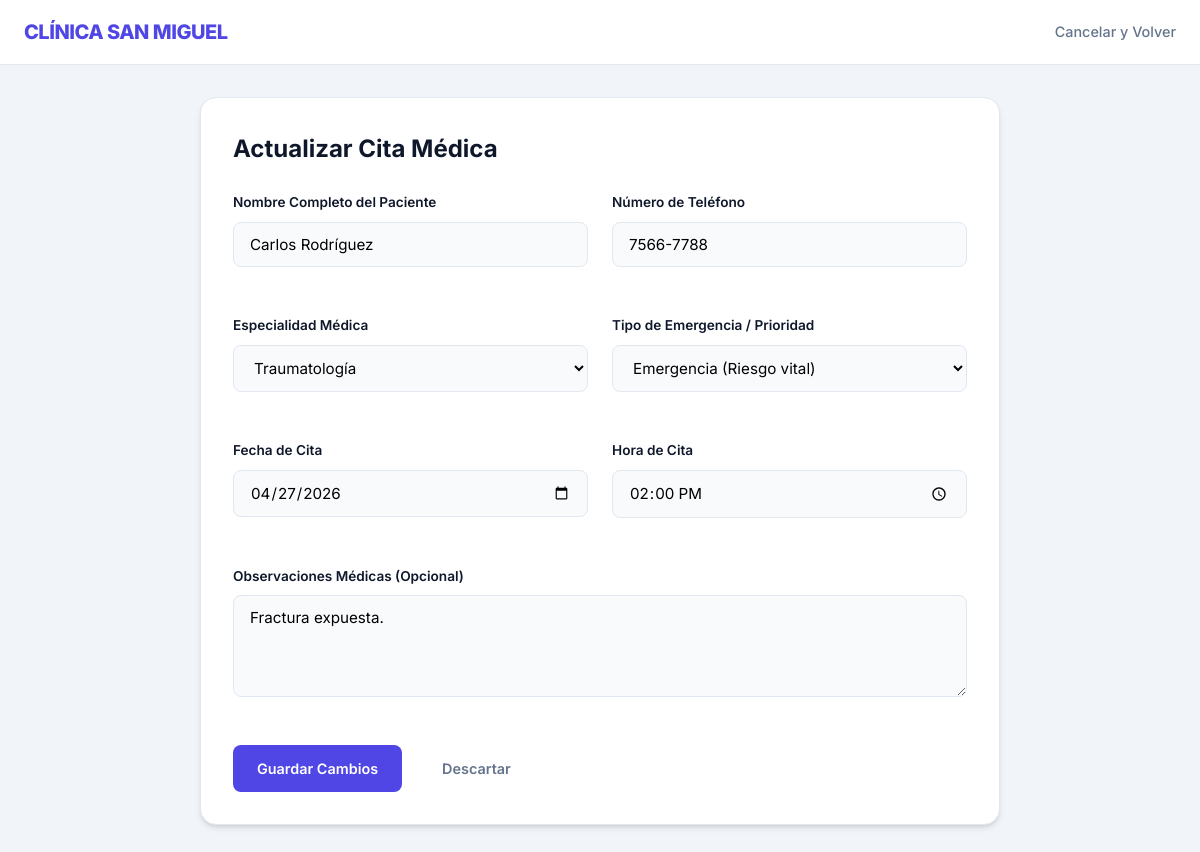
Screenshot of /gestion.php?edit=2 (signed in) with the database file from the repository.
### tables this page shows
CREATE TABLE `citas` (
  `id` int(11) NOT NULL,
  `paciente` varchar(150) NOT NULL,
  `telefono` varchar(20) NOT NULL,
  `id_especialidad` int(11) NOT NULL,
  `fecha` date NOT NULL,
  `hora` time NOT NULL,
  `urgencia` enum('Normal','Alta','Emergencia') NOT NULL DEFAULT 'Normal',
  `observaciones` text DEFAULT NULL
);

CREATE TABLE `especialidades` (
  `id` int(11) NOT NULL,
  `nombre` varchar(100) NOT NULL,
  `descripcion` text NOT NULL,
  `costo_consulta` decimal(10,2) NOT NULL
);

### gestion.php (the view, shortened to what this page needs)
<?php
require_once 'db.php';
$edit_data = null;
if (isset($_GET['edit'])) {
    $id = intval($_GET['edit']);
    $res = $conn->query("SELECT * FROM citas WHERE id = $id");
    $edit_data = $res->fetch_assoc();
}
$especialidades_res = $conn->query("SELECT * FROM especialidades ORDER BY nombre ASC");
?>
<!DOCTYPE html>
<html lang="es">
<head>
    <link rel="stylesheet" href="style.css">
</head>
<body>
    <header>
        <nav>
            <div class="container" style="margin:0 auto;">
                <div class="logo">Clínica San Miguel</div>
                <div class="nav-links">
                    <a href="index.php">Cancelar y Volver</a>
                </div>
            </div>
        </nav>
    </header>
    <div class="container">
        <div class="card" style="max-width: 800px; margin: 0 auto;">
            <h2><?php echo $edit_data ? 'Actualizar Cita Médica' : 'Registrar Nueva Cita'; ?></h2>
            <form method="POST" action="gestion.php">
                <div class="form-grid">
                    <div class="form-group">
                        <label for="paciente">Nombre Completo del Paciente</label>
                        <input type="text" id="paciente" name="paciente" required value="<?php echo $edit_data ? $edit_data['paciente'] : ''; ?>" placeholder="Ej. Kevin Antonio">
                    </div>
                    <div class="form-group">
                        <label for="telefono">Número de Teléfono</label>
                        <input type="tel" id="telefono" name="telefono" required value="<?php echo $edit_data ? $edit_data['telefono'] : ''; ?>" placeholder="7788-9900">
                    </div>
                    <div class="form-group">
                        <label for="id_especialidad">Especialidad Médica</label>
                        <select id="id_especialidad" name="id_especialidad" required>
                            <?php while($esp = $especialidades_res->fetch_assoc()): ?>
                                <option value="<?php echo $esp['id']; ?>" <?php echo ($edit_data && $edit_data['id_especialidad'] == $esp['id']) ? 'selected' : ''; ?>>
                                    <?php echo $esp['nombre']; ?>
                                </option>
                            <?php endwhile; ?>
                        </select>
                    </div>
                    <div class="form-group">
                        <label for="urgencia">Tipo de Emergencia / Prioridad</label>
                        <select id="urgencia" name="urgencia" required>
                            <option value="Emergencia" <?php echo ($edit_data && $edit_data['urgencia'] == 'Emergencia') ? 'selected' : ''; ?>>Emergencia (Riesgo vital)</option>
                        </select>
                    </div>
                    <div class="form-group">
                        <label for="fecha">Fecha de Cita</label>
                        <input type="date" id="fecha" name="fecha" required value="<?php echo $edit_data ? $edit_data['fecha'] : ''; ?>">
                    </div>
                    <div class="form-group">
                        <label for="hora">Hora de Cita</label>
                        <input type="time" id="hora" name="hora" required value="<?php echo $edit_data ? $edit_data['hora'] : ''; ?>">
                    </div>
                    <div class="form-group full">
                        <label for="observaciones">Observaciones Médicas (Opcional)</label>
                        <textarea id="observaciones" name="observaciones" rows="4" placeholder="Síntomas, antecedentes o notas adicionales..."><?php echo $edit_data ? $edit_data['observaciones'] : ''; ?></textarea>
                    </div>
                </div>
                <div style="margin-top: 1rem; display: flex; gap: 1rem;">
                    <button type="submit" class="btn btn-primary">
                        <?php echo $edit_data ? 'Guardar Cambios' : 'Agendar Cita Ahora'; ?>
                    </button>
                    <a href="index.php" class="btn btn-ghost">Descartar</a>
                </div>
            </form>
        </div>
    </div>
</body>
</html>

### style.css (style rules this page uses)
:root { --primary: #4f46e5; --primary-hover: #4338ca; --accent: #0ea5e9; --bg-body: #f1f5f9; --bg-card: #ffffff; --text-main: #0f172a; --text-muted: #64748b; --danger: #ef4444; --success: #10b981; --warning: #f59e0b; --border: #e2e8f0; --shadow: 0 4px 6px -1px rgb(0 0 0 / 0.1), 0 2px 4px -2px rgb(0 0 0 / 0.1); }
* { margin: 0; padding: 0; box-sizing: border-box; font-family: 'Inter', system-ui, -apple-system, sans-serif; }
body { background-color: var(--bg-body); color: var(--text-main); line-height: 1.6; }
header { background: var(--bg-card); border-bottom: 1px solid var(--border); padding: 1rem 0; position: sticky; top: 0; z-index: 100; }
nav .container { display: flex; justify-content: space-between; align-items: center; max-width: 1200px; margin: 0 auto; padding: 0 1.5rem; }
.logo { font-size: 1.25rem; font-weight: 800; color: var(--primary); text-transform: uppercase; letter-spacing: -0.025em; }
.nav-links a { color: var(--text-muted); text-decoration: none; margin-left: 1.5rem; font-weight: 500; font-size: 0.9rem; transition: color 0.2s; }
.container { max-width: 1200px; margin: 2rem auto; padding: 0 1.5rem; }
.card { background: var(--bg-card); border-radius: 16px; box-shadow: var(--shadow); padding: 2rem; margin-bottom: 2rem; border: 1px solid var(--border); }
h2 { font-size: 1.5rem; font-weight: 700; margin-bottom: 1.5rem; color: var(--text-main); display: flex; align-items: center; gap: 0.5rem; }
.form-grid { display: grid; grid-template-columns: 1fr 1fr; gap: 1.5rem; }
.form-group { margin-bottom: 1.5rem; }
.form-group.full { grid-column: span 2; }
label { display: block; margin-bottom: 0.5rem; font-size: 0.85rem; font-weight: 600; color: var(--text-main); }
input, select, textarea { width: 100%; padding: 0.75rem 1rem; border: 1px solid var(--border); border-radius: 8px; background: #f8fafc; font-size: 0.95rem; transition: all 0.2s; }
.btn { padding: 0.75rem 1.5rem; border-radius: 8px; font-weight: 600; font-size: 0.9rem; cursor: pointer; transition: all 0.2s; border: none; text-decoration: none; display: inline-flex; align-items: center; justify-content: center; }
.btn-primary { background: var(--primary); color: white; }
.btn-ghost { background: transparent; color: var(--text-muted); }

### rows the page displays
citas: paciente "Carlos Rodríguez", telefono "7566-7788", id_especialidad "Traumatología", urgencia "Emergencia (Riesgo vital)", fecha "04/27/2026", hora "14:00:00", observaciones "Fractura expuesta."
